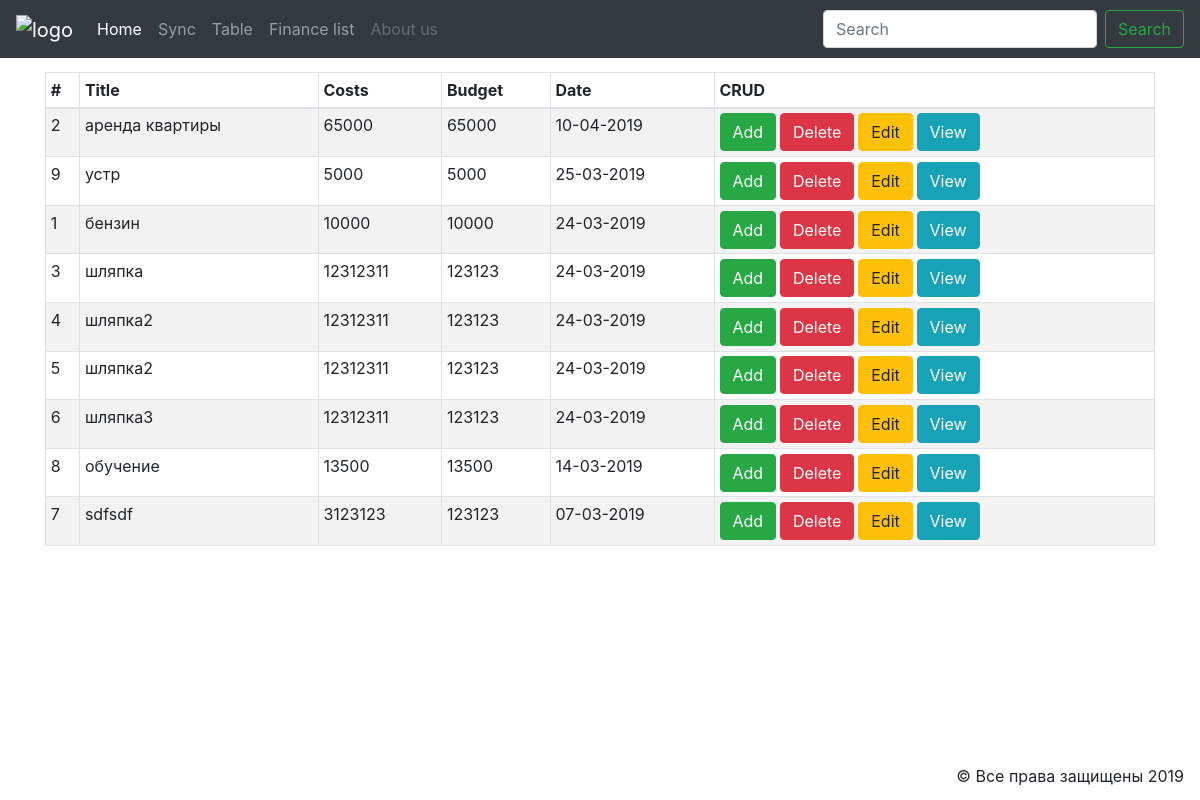
The app's page /finance/table, older data.
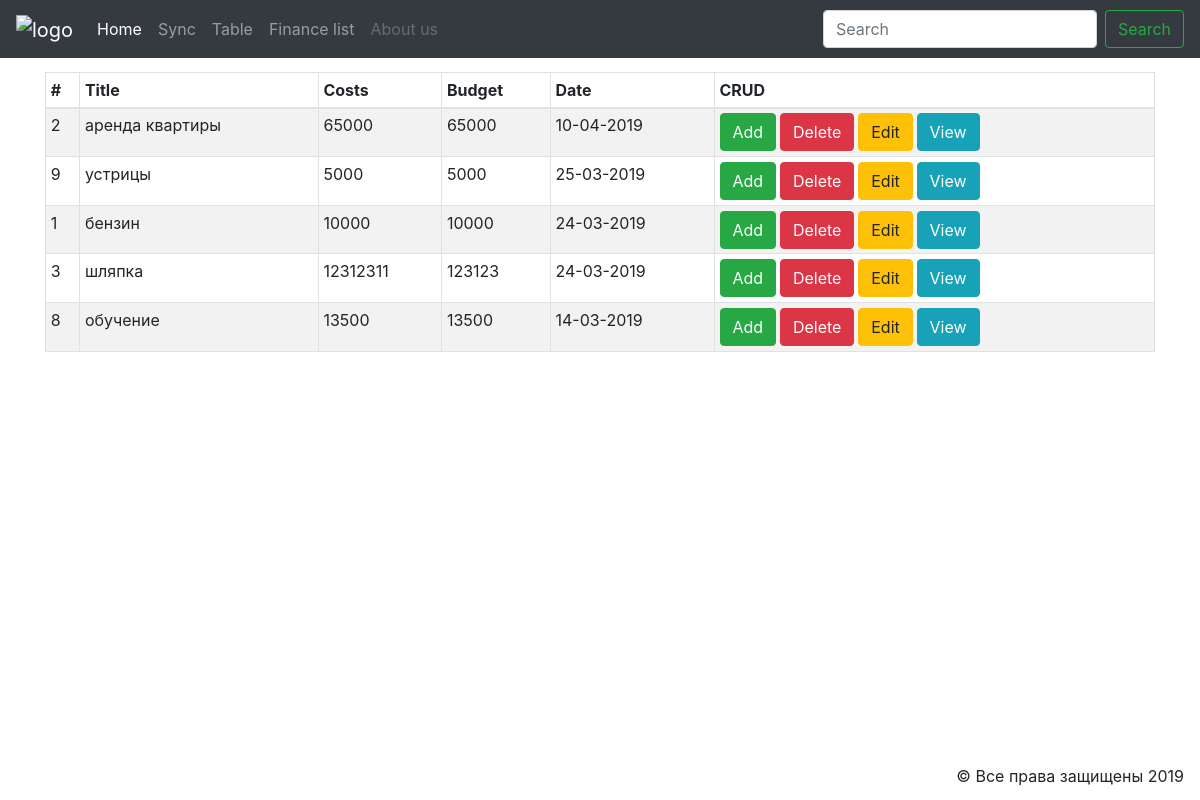
The same page, newer data.
### finance/models.py (models this page shows, shortened)
class Finance(models.Model):
    title = models.CharField(max_length=120)
    costs = models.PositiveIntegerField()
    budget = models.PositiveIntegerField()
    description = models.TextField()
    date = models.DateTimeField()
    type = models.CharField(max_length=80)
    class Meta:
        verbose_name_plural = "Finance"

### finance/templates/finance/table.html
{% extends "finance/homePage.html" %}
{% block content %}
<div class="container-fluid">
    <div class="container">
        <div class="row">
            <div class="mt-3 col">
                <table class="table table-striped table-hover table-bordered table-sm">
                    <thead>
                    <tr>
                        <th>#</th>
                        <th>Title</th>
                        <th>Costs</th>
                        <th>Budget</th>
                        <th>Date</th>
                        <th>CRUD</th>
                    </tr>
                    </thead>
                    <tbody>
                    {% for post in object_list %}
                    <tr>
                        <td>{{post.id}}</td>
                        <td>{{post.title}}</td>
                        <td>{{post.costs}}</td>
                        <td>{{post.budget}}</td>
                        <td>{{post.date|date:"d-m-Y"}}</td>
                        <th>
                            <a href="addFinance" class="btn btn-success" role="button">Add</a>
                            <a href="delete" class="btn btn-danger" role="button">Delete</a>
                            <button class="btn btn-warning">Edit</button>
                            <button class="btn btn-info">View</button>
                        </th>
                    </tr>
                    {% endfor %}
                    </tbody>
                </table>
            </div>
        </div>
    </div>
</div>
{% endblock %}

Row changes from the older to the newer data that the page shows:
removed Finance: id "4", title "шляпка2", costs "12312311", budget "123123", date "24-03-2019"
removed Finance: id "5", title "шляпка2", costs "12312311", budget "123123", date "24-03-2019"
removed Finance: id "6", title "шляпка3", costs "12312311", budget "123123", date "24-03-2019"
removed Finance: id "7", title "sdfsdf", costs "3123123", budget "123123", date "07-03-2019"
changed Finance id 9: title "устр" → "устрицы"
